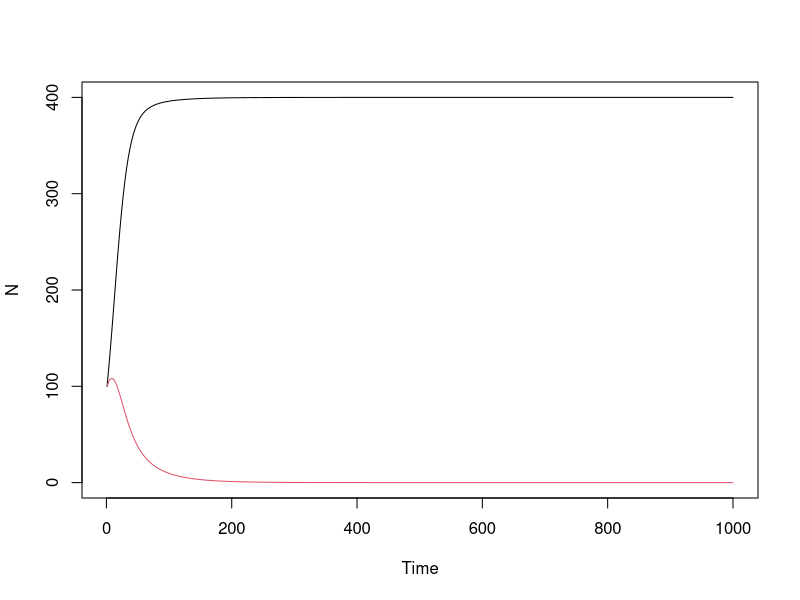

The R script that drew this image:
# Generating growth trajectories for two-species Lotka-Volterra Models
# Parameter list:

# Time = length of time series
# N_a = vector of population sizes of species A
# N_b = vector of population sizes of species B
# Ka = carrying capacity of species A
# Kb = carrying capacity of species B
# ra = growth rate of species A (constant)
# rb = growth rate of species B (constant)
# N_a0 = initial population size of species A
# N_b0 = initial population size of species B
# alpha = effect of species B on growth of species A
# beta = effect of species A on growth of species B

LV_Comp <- function (Time=1000,
                     ra=0.1,
                     rb=0.1,
                     N_a0=100,
                     N_b0=100,
                     Ka=400,
                     Kb=200,
                     alpha=0.3,
                     beta=0.6,
                     ret=TRUE){
N_a <- rep(0,Time) # create vector for N_a
N_b <- rep(0,Time) # create vector for N_b
N_a[1] <- N_a0 # initialize N_a
N_b[1] <- N_b0 # initialize N_b

for (j in 2:Time){
  dNadt <- ra*N_a[j - 1]*((Ka - N_a[j - 1] - alpha*N_b[j - 1])/Ka)
  dNbdt <- rb*N_b[j - 1]*((Kb - N_b[j - 1] - beta*N_a[j - 1])/Kb)
  N_a[j] <- N_a[j - 1] + dNadt
  N_b[j] <- N_b[j - 1] + dNbdt
}

m <- cbind(seq(1,Time),N_a,N_b)
matplot(x=m[,1],y=m[,c(2,3)],
                    type="l",
                    lty=1,
                    xlab="Time",
                    ylab="N",
                    ylim=c(0,max(m[,-1])))

  
if(ret==TRUE) return(m)


}
LV_Comp(ret=FALSE)
